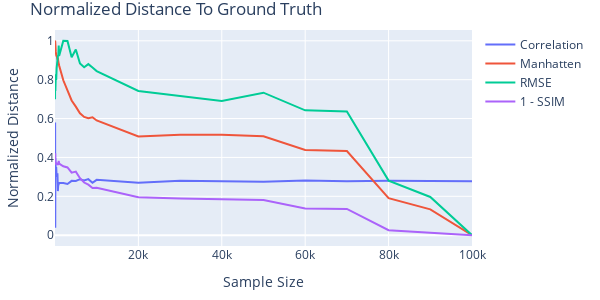

The notebook cell this image was saved under:
### Code cell
distance_lines = go.Figure(layout=default_layout)
distance_lines.add_trace(lineof(x=sample_space, y=r_scores_exp2, name="Correlation"))

distance_lines.add_trace(lineof(x=list(manhat_distances_exp2.keys()), y=y1, name="Manhatten"))
distance_lines.add_trace(lineof(x=list(rmse_distances_exp2.keys()),   y=y2, name="RMSE"))
distance_lines.add_trace(lineof(x=list(ssim_distances_exp2.keys()),   y=y3, name="1 - SSIM"))

distance_lines.update_layout(
    title='Normalized Distance To Ground Truth', 
    xaxis_title='Sample Size', 
    yaxis_title='Normalized Distance')
